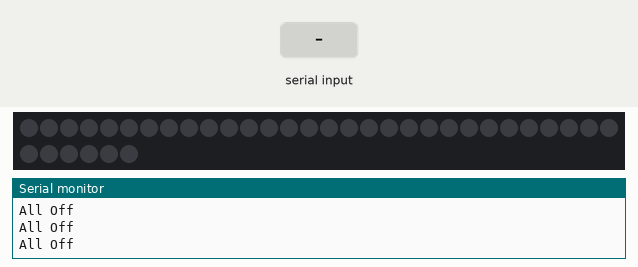
Bench run of a sketch on a simulated Arduino Uno, built with avr-gcc and run on an emulated ATmega328P. Parts: 36 RGB LEDs in strip order, left to right, continuing on the next row, the last lines printed to the serial monitor. Inputs (shaded band) come from the test bench.

Above: at 1.2 s.
1.3 s: "90,45\n" received over Serial
At 3.1 s:
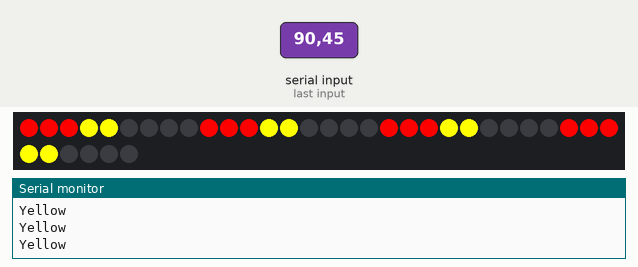
3.9 s: "30,150\n" received over Serial
At 4.78 s:
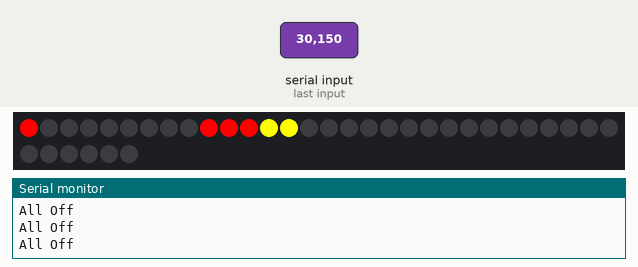
6.1 s: "5\n" received over Serial
At 7.3 s:
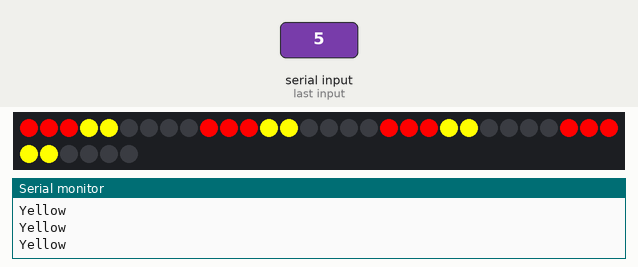
7.8 s: "90\n" received over Serial
At 8.7 s:
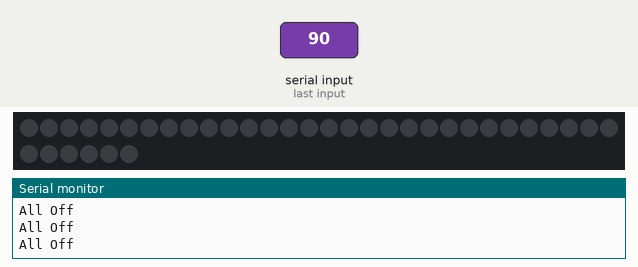
9.7 s: "200\n" received over Serial
Timing chart, 0 to 12.7 s (numbered marks = the images above; inputs shaded):
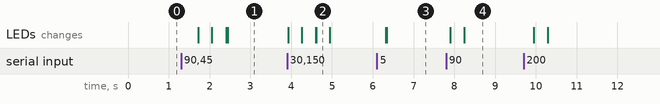

Measured:
- after the input at 1.3 s, the LEDs: first change after 0.42 s (image 1 shows a later state)
- after the input at 3.9 s, the LEDs: first change at once (image 2 shows a later state)
- after the input at 6.1 s, the LEDs: first change after 0.22 s (image 3 shows a later state)
- after the input at 7.8 s, the LEDs: first change after 0.11 s (image 4 shows a later state)

The sketch:

TESTING3.ino
```cpp
#include <Adafruit_NeoPixel.h>
#include "WS2812_Definitions.h"
//WRITE WITH TWO BUTTONS
#define PIN 4
#define UNDERPIN 6
#define PLATEPIN 2
#define LED_COUNT 36
#define LED_COUNT_UNDER 78
#define LED_COUNT_PLATE 36
Adafruit_NeoPixel leds = Adafruit_NeoPixel(LED_COUNT, PIN, NEO_GRB + NEO_KHZ800);
int i = 0;
int under = 0;
int lp = 0;
int hopper = 0;
int incomingByte = 65;
int bar = 0;
int hop = 48;
void setup() {
  // put your setup code here, to run once:
  leds.begin();
  Serial.begin(9600);
  while (!Serial)
  {
  }
}

void loop() {
  // put your main code here, to run repeatedly:
  incomingByte = Serial.read();
  if (incomingByte >= 48 && incomingByte <= 57)
  {
    hop = incomingByte;
  }
  hopperValue (hop);
}
void hopperValue (unsigned long height)
{
  if ( height - 48 == 0)
  {
    for (int t = 0; t < 36; t++)
    {
      leds.setPixelColor(t, BLACK);
      Serial.println ("All Off");
    }
  }
  else
  {
    for (int u = height - 48 + bar; u < 9 + bar; u++)
    {
      leds.setPixelColor(u, BLACK);
    }
    if (height - 48 <= 3)
    {
      for (int v = 0 + bar; v <= height - 49 + bar; v ++)
      {
        leds.setPixelColor(v, RED);
        Serial.println ("Red");
      }
    }
    if (height - 48 >= 7)
    {
      for (int w = 6 + bar; w <= height - 49 + bar; w ++)
      {
        leds.setPixelColor(w, GREEN);
        Serial.println ("Green1");
        Serial.println (w);
      }
      for (int c = 0 + bar; c < 3 + bar; c++)
      {
        leds.setPixelColor(c, RED);
        Serial.println ("Green2");
      }
      for (int d = 3 + bar; d < 6 + bar; d++)
      {
        leds.setPixelColor(d, YELLOW);
        Serial.println ("Green3");
      }
      Serial.println ("Green");
    }
    if (height - 48 > 3 && height - 48 < 7)
    {
      for (int x = 3 + bar; x <= height - 49 + bar; x ++)
      {
        leds.setPixelColor(x, YELLOW);
      }
      for (int e = 0 + bar; e < 3 + bar; e++)
      {
        leds.setPixelColor(e, RED);
      }
      Serial.println ("Yellow");
    }

  }
  bar = bar + 9;
  if (bar > 27)
  {
    bar = 0;
    Serial.println ("bar");
  }
  leds.show();
}
```

WS2812_Definitions.h
```cpp
/*
  Bunches of definitions for the WS2812 Breakout Board example code

*/

// These are for the cascade function
#define TOP_DOWN 0
#define DOWN_TOP 1

/* A world of colors to set your LED to
  Standard HTML Color Codes sorted by Hex Value
    to see the colors in action, check out:
   http://www.w3schools.com/html/html_colorvalues.asp */

#define BLACK			0x000000
#define NAVY			0x000080
#define DARKBLUE		0x00008B
#define MEDIUMBLUE		0x0000CD
#define BLUE			0x0000FF
#define DARKGREEN		0x006400
#define GREEN			0x008000
#define TEAL			0x008080
#define DARKCYAN		0x008B8B
#define DEEPSKYBLUE		0x00BFFF
#define DARKTURQUOISE		0x00CED1
#define MEDIUMSPRINGGREEN	0x00FA9A
#define LIME			0x00FF00
#define SPRINGGREEN		0x00FF7F
#define AQUA			0x00FFFF
#define CYAN			0x00FFFF
#define MIDNIGHTBLUE		0x191970
#define DODGERBLUE		0x1E90FF
#define LIGHTSEAGREEN		0x20B2AA
#define FORESTGREEN		0x228B22
#define SEAGREEN		0x2E8B57
#define DARKSLATEGRAY		0x2F4F4F
#define LIMEGREEN		0x32CD32
#define MEDIUMSEAGREEN		0x3CB371
#define TURQUOISE		0x40E0D0
#define ROYALBLUE		0x4169E1
#define STEELBLUE		0x4682B4
#define DARKSLATEBLUE		0x483D8B
#define MEDIUMTURQUOISE		0x48D1CC
#define INDIGO 			0x4B0082
#define DARKOLIVEGREEN		0x556B2F
#define CADETBLUE		0x5F9EA0
#define CORNFLOWERBLUE		0x6495ED
#define MEDIUMAQUAMARINE	0x66CDAA
#define DIMGRAY			0x696969
#define SLATEBLUE		0x6A5ACD
#define OLIVEDRAB		0x6B8E23
#define SLATEGRAY		0x708090
#define LIGHTSLATEGRAY		0x778899
#define MEDIUMSLATEBLUE		0x7B68EE
#define LAWNGREEN		0x7CFC00
#define CHARTREUSE		0x7FFF00
#define AQUAMARINE		0x7FFFD4
#define MAROON			0x800000
#define PURPLE			0x800080
#define OLIVE			0x808000
#define GRAY			0x808080
#define SKYBLUE			0x87CEEB
#define LIGHTSKYBLUE		0x87CEFA
#define BLUEVIOLET		0x8A2BE2
#define DARKRED			0x8B0000
#define DARKMAGENTA		0x8B008B
#define SADDLEBROWN		0x8B4513
#define DARKSEAGREEN		0x8FBC8F
#define LIGHTGREEN		0x90EE90
#define MEDIUMPURPLE		0x9370DB
#define DARKVIOLET		0x9400D3
#define PALEGREEN		0x98FB98
#define DARKORCHID		0x9932CC
#define YELLOWGREEN		0x9ACD32
#define SIENNA			0xA0522D
#define BROWN			0xA52A2A
#define DARKGRAY		0xA9A9A9
#define LIGHTBLUE		0xADD8E6
#define GREENYELLOW		0xADFF2F
#define PALETURQUOISE	        0xAFEEEE
#define LIGHTSTEELBLUE		0xB0C4DE
#define POWDERBLUE		0xB0E0E6
#define FIREBRICK		0xB22222
#define DARKGOLDENROD		0xB8860B
#define MEDIUMORCHID		0xBA55D3
#define ROSYBROWN		0xBC8F8F
#define DARKKHAKI		0xBDB76B
#define SILVER			0xC0C0C0
#define MEDIUMVIOLETRED	        0xC71585
#define INDIANRED 		0xCD5C5C
#define PERU			0xCD853F
#define CHOCOLATE		0xD2691E
#define TAN			0xD2B48C
#define LIGHTGRAY		0xD3D3D3
#define THISTLE			0xD8BFD8
#define ORCHID			0xDA70D6
#define GOLDENROD		0xDAA520
#define PALEVIOLETRED		0xDB7093
#define CRIMSON			0xDC143C
#define GAINSBORO		0xDCDCDC
#define PLUM			0xDDA0DD
#define BURLYWOOD		0xDEB887
#define LIGHTCYAN		0xE0FFFF
#define LAVENDER		0xE6E6FA
#define DARKSALMON		0xE9967A
#define VIOLET			0xEE82EE
#define PALEGOLDENROD		0xEEE8AA
#define LIGHTCORAL		0xF08080
#define KHAKI			0xF0E68C
#define ALICEBLUE		0xF0F8FF
#define HONEYDEW		0xF0FFF0
#define AZURE			0xF0FFFF
#define SANDYBROWN		0xF4A460
#define WHEAT			0xF5DEB3
#define BEIGE			0xF5F5DC
#define WHITESMOKE		0xF5F5F5
#define MINTCREAM		0xF5FFFA
#define GHOSTWHITE		0xF8F8FF
#define SALMON			0xFA8072
#define ANTIQUEWHITE		0xFAEBD7
#define LINEN			0xFAF0E6
#define LIGHTGOLDENRODYELLOW	0xFAFAD2
#define OLDLACE			0xFDF5E6
#define RED			0xFF0000
#define FUCHSIA			0xFF00FF
#define MAGENTA			0xFF00FF
#define DEEPPINK		0xFF1493
#define ORANGERED		0xFF4500
#define TOMATO			0xFF6347
#define HOTPINK			0xFF69B4
#define CORAL			0xFF7F50
#define DARKORANGE		0xFF8C00
#define LIGHTSALMON		0xFFA07A
#define ORANGE			0xFFA500
#define LIGHTPINK		0xFFB6C1
#define PINK			0xFFC0CB
#define GOLD			0xFFD700
#define PEACHPUFF		0xFFDAB9
#define NAVAJOWHITE		0xFFDEAD
#define MOCCASIN		0xFFE4B5
#define BISQUE			0xFFE4C4
#define MISTYROSE		0xFFE4E1
#define BLANCHEDALMOND		0xFFEBCD
#define PAPAYAWHIP		0xFFEFD5
#define LAVENDERBLUSH		0xFFF0F5
#define SEASHELL		0xFFF5EE
#define CORNSILK		0xFFF8DC
#define LEMONCHIFFON		0xFFFACD
#define FLORALWHITE		0xFFFAF0
#define SNOW			0xFFFAFA
#define YELLOW			0xFFFF00
#define LIGHTYELLOW		0xFFFFE0
#define IVORY			0xFFFFF0
#define WHITE			0xFFFFFF
```
